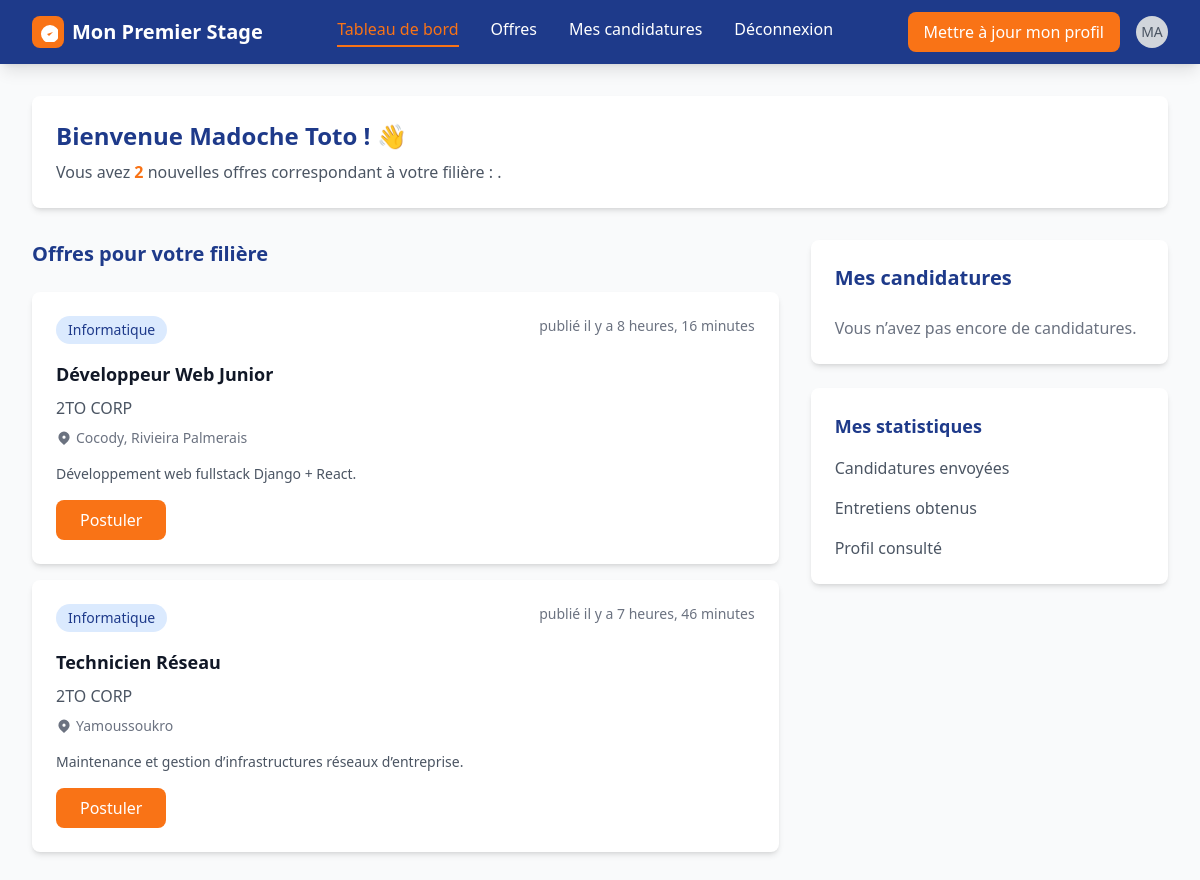
/diplome/ (signed in), run on the app's committed database.
### app_premier_stage/models.py (models this page shows, shortened)
class User(AbstractUser):
    ROLES_CHOICES = (
        ("stagiaire", "Stagiaire"),
        ("entreprise", "Entreprise"),
        ("administrateur", "Administrateur"),
    )
    role = models.CharField(max_length=20, choices=ROLES_CHOICES, default="stagiaire")
    is_profile_completed = models.BooleanField(default=False)

class OffreEmploi(models.Model):
    id_offre = models.UUIDField(primary_key=True, default=uuid.uuid4, editable=False)
    user = models.ForeignKey(
        settings.AUTH_USER_MODEL,
        on_delete=models.CASCADE,
        related_name="offres_entreprise",
        default=""
    )
    entreprise = models.ForeignKey(Entreprise, on_delete=models.CASCADE, related_name="offres")
    titre_poste = models.CharField(max_length=30, default="")
    domaine_poste = models.CharField(max_length=100,default="")
    description_offre = models.TextField(max_length=1000,default="")
    type_offre = models.CharField(max_length=150,default="")
    type_contrat = models.CharField(max_length=150,default="")
    competence_requis = models.CharField(max_length=250,default="")
    duree_contrat = models.CharField(max_length=20,default="")
    date_debut_offre = models.DateField()
    remuneration_offre = models.CharField(max_length=10,default="")
    mission_offre = models.CharField(max_length=300,default="")
    localisation_offre = models.CharField(max_length=100, default="")
    statut_offre = models.CharField(max_length=20,default="disponible")
    date_fin_candidature = models.DateField()
    created_at = models.DateTimeField(auto_now_add=True)

class Entreprise(models.Model):
    id_entreprise = models.UUIDField(primary_key=True, default=uuid.uuid4, editable=False)
    user = models.OneToOneField(
        settings.AUTH_USER_MODEL,
        on_delete=models.CASCADE,
        related_name="profil_entreprise"
    )
    nom_entreprise = models.CharField(max_length=30, default="")
    domaine_expertise = models.CharField(max_length=100, default="")
    telephone_entreprise = models.CharField(max_length=15,default="")
    email_entreprise = models.EmailField(default="")
    nombre_employe = models.CharField(max_length=20,default="")
    site_entreprise = models.URLField(default="")
    validation_entreprise = models.BooleanField(default=False)
    localisation_entreprise = models.CharField(max_length=30, default="")
    created_at = models.DateTimeField(auto_now_add=True)

### app_premier_stage/views.py (the view)
# urls.py: path('diplome/',views.DiplomeDashboard,name='diplome'),
def DiplomeDashboard(request):
    stagiaire = get_object_or_404(Stagiaire,user=request.user)
    offres_recommandees = OffreEmploi.objects.filter(domaine_poste__icontains=stagiaire.filiere_stagiaire)
    context={
        "offres_recommandees":offres_recommandees
    }
    return render(request,"diplome/dashboard.html",context=context)

### app_premier_stage/templates/diplome/dashboard.html (shortened to what this page needs)
{% extends "base.html" %}
{% block content %}
    {% include "diplome/header.html" %}
    <main class="max-w-7xl mx-auto px-4 sm:px-6 lg:px-8 py-8">
        <div class="bg-white rounded-lg shadow-md p-6 mb-8">
            <h1 class="text-2xl font-bold text-primary-blue mb-2">
                Bienvenue {{ user.first_name }} {{ user.last_name }} ! 👋
            </h1>
            <p class="text-gray-600">
                Vous avez <span class="font-bold text-primary-orange">{{ offres_recommandees.count }}</span> nouvelles offres correspondant à votre filière :
                .
            </p>
        </div>
        <div class="grid grid-cols-1 lg:grid-cols-3 gap-8">
            <div class="lg:col-span-2 space-y-8">
                <section>
                    <h2 class="text-xl font-bold text-primary-blue mb-6">Offres pour votre filière</h2>
                    <div class="space-y-4">
                        {% for offre in offres_recommandees %}
                        <div class="bg-white rounded-lg shadow-md p-6 hover:shadow-lg transition-shadow">
                            <div class="flex justify-between items-start mb-4">
                                <span class="bg-blue-100 text-primary-blue px-3 py-1 rounded-full text-sm font-medium">
                                    {{ offre.domaine_poste }}
                                </span>
                                <span class="text-sm text-gray-500">publié il y a {{ offre.created_at|timesince }}</span>
                            </div>
                            <h3 class="text-lg font-semibold text-gray-900 mb-2">{{ offre.titre_poste }}</h3>
                            <p class="text-gray-600 font-medium mb-2">{{ offre.entreprise.nom_entreprise }}</p>
                            <div class="flex items-center text-gray-500 mb-4">
                                <svg class="w-4 h-4 mr-1" fill="currentColor" viewBox="0 0 20 20">
                                    <path fill-rule="evenodd" d="M5.05 4.05a7 7 0 119.9 9.9L10 18.9l-4.95-4.95a7 7 0 010-9.9zM10 11a2 2 0 100-4 2 2 0 000 4z" clip-rule="evenodd"/>
                                </svg>
                                <span class="text-sm">{{ offre.localisation_offre }}</span>
                            </div>
                            <p class="text-gray-600 text-sm mb-4">
                                {{ offre.description_offre|truncatechars:120 }}
                            </p>
                            <a href="{% url 'detail' offre.id_offre %}">
                                <button class="bg-primary-orange hover:bg-orange-600 text-white py-2 px-6 rounded-lg font-medium transition-colors">
                                    Postuler
                                </button>
                            </a>
                        </div>
                        {% empty %}
                        <p class="text-gray-500">Aucune offre disponible pour votre filière pour le moment.</p>
                        {% endfor %}
                    </div>
                </section>
            </div>
            <div class="lg:col-span-1 space-y-6">
                <section class="bg-white rounded-lg shadow-md p-6">
                    <h2 class="text-xl font-bold text-primary-blue mb-6">Mes candidatures</h2>
                    <div class="space-y-4">
                        {% for cand in candidatures %}
                        <div class="border-l-4 {% if cand.satut_candidature == 'acceptée' %}border-green-500{% elif cand.satut_candidature == 'en attente' %}border-yellow-500{% elif cand.satut_candidature == 'entretien' %}border-blue-500{% else %}border-red-500{% endif %} pl-4">
                            <h4 class="font-medium text-gray-900">{{ cand.offre.titre_poste }}</h4>
                            <p class="text-sm text-gray-600">{{ cand.offre.entreprise.nom_entreprise }}</p>
                            <div class="flex justify-between items-center mt-2">
                                <span class="text-xs text-gray-500">{{ cand.date_postulation|date:"d M Y" }}</span>
                                <span class="px-2 py-1 rounded-full text-xs font-medium
                                    {% if cand.satut_candidature == 'acceptée' %}bg-green-100 text-green-700
                                    {% elif cand.satut_candidature == 'en attente' %}bg-yellow-100 text-yellow-700
                                    {% elif cand.satut_candidature == 'entretien' %}bg-blue-100 text-blue-700
                                    {% else %}bg-red-100 text-red-700{% endif %}">
                                    {{ cand.satut_candidature }}
                                </span>
                            </div>
                        </div>
                        {% empty %}
                        <p class="text-gray-500">Vous n’avez pas encore de candidatures.</p>
                        {% endfor %}
                    </div>
                </section>
                <section class="bg-white rounded-lg shadow-md p-6">
                    <h3 class="text-lg font-bold text-primary-blue mb-4">Mes statistiques</h3>
                    <div class="space-y-4">
                        <div class="flex justify-between items-center">
                            <span class="text-gray-600">Candidatures envoyées</span>
                        </div>
                        <div class="flex justify-between items-center">
                            <span class="text-gray-600">Entretiens obtenus</span>
                        </div>
                        <div class="flex justify-between items-center">
                            <span class="text-gray-600">Profil consulté</span>
                        </div>
                    </div>
                </section>
            </div>
        </div>
    </main>
{% endblock content %}

### app_premier_stage/templates/diplome/header.html (shortened to what this page needs)
    <header class="bg-primary-blue text-white shadow-lg">
        <div class="max-w-7xl mx-auto px-4 sm:px-6 lg:px-8">
            <div class="flex justify-between items-center h-16">
                <div class="flex items-center space-x-2">
                    <div class="w-8 h-8 bg-primary-orange rounded-lg flex items-center justify-center">
                        <svg class="w-5 h-5 text-white" fill="currentColor" viewBox="0 0 20 20">
                            <path d="M9 12l2 2 4-4m6 2a9 9 0 11-18 0 9 9 0 0118 0z"/>
                        </svg>
                    </div>
                    <span class="text-xl font-bold">Mon Premier Stage</span>
                </div>
                <nav class="hidden md:flex space-x-8">
                    <a href="{% url 'diplome' %}" class="text-primary-orange font-medium border-b-2 border-primary-orange pb-1">Tableau de bord</a>
                    <a href="{% url "offres" %}" class="hover:text-primary-orange transition-colors">Offres</a>
                    <a href="{% url 'candidature' %}" class="hover:text-primary-orange transition-colors">Mes candidatures</a>
                    <a href="{% url "deconnexion" %}" class="hover:text-red-400 transition-colors">Déconnexion</a>
                </nav>
                <div class="hidden md:flex items-center space-x-4">
                    <a href="{% url 'profilcandidat' %}">
                        <button class="bg-primary-orange hover:bg-orange-600 px-4 py-2 rounded-lg font-medium transition-colors">
                            Mettre à jour mon profil
                        </button>
                    </a>
                    <div class="w-8 h-8 bg-gray-300 rounded-full flex items-center justify-center">
                        <span class="text-gray-600 font-medium text-sm">
                            {{ user.first_name|default:user.username|slice:":2"|upper }}
                        </span>
                    </div>
                </div>
            </div>
        </div>
    </header>

### data on the page
User: first_name "MA", first_name "Madoche", last_name "Toto"
OffreEmploi: domaine_poste "Informatique", created_at "8 heures, 16 minutes", titre_poste "Développeur Web Junior", entreprise.nom_entreprise "2TO CORP", localisation_offre "Cocody, Rivieira Palmerais", description_offre "Développement web fullstack Django + React."
OffreEmploi: domaine_poste "Informatique", created_at "7 heures, 46 minutes", titre_poste "Technicien Réseau", entreprise.nom_entreprise "2TO CORP", localisation_offre "Yamoussoukro", description_offre "Maintenance et gestion d’infrastructures réseaux d’entreprise."

### other printed values
{{ offres_recommandees.count }} "2"
